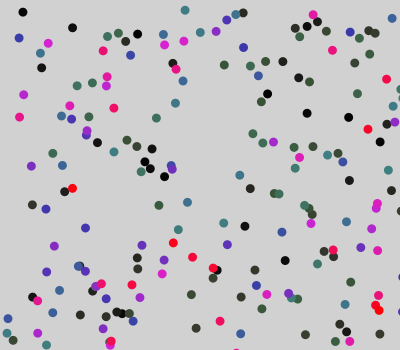
Frame 1 (no input)
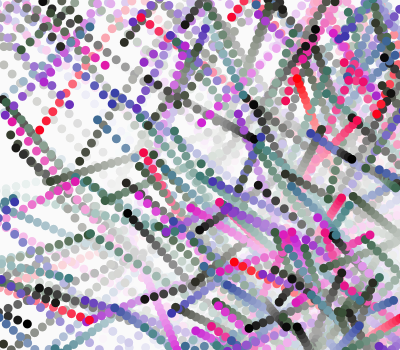
Frame 60 (the mouse pressed at the canvas centre just before this capture)
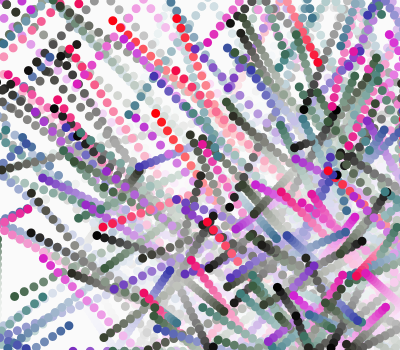
Frame 120 (the mouse held since frame 60 and released just before this capture)

The Processing sketch that drew these frames (run headless with seeded random() and noise(); from frame 60 on, the mouse is pressed at the canvas centre):

// Processing sketch: processing_93326
// ── processing_93326.pde

/*
 Autor: Joan Soler-Adillon (www.joan.cat)
 Tutorial de Processing: Condicionals
 */

int sz = 9;
int numeroBoles = 200;

//creem un array de posicionsX amb "numeroBoles" elements:
float[] posicionsX = new float[numeroBoles];
//creem un array de posicionsY:
float[] posicionsY = new float[numeroBoles];
//creem un array de velocitatsX amb "numeroBoles" elements:
float[] velocitatsX = new float[numeroBoles];
//creem un array de velocitatsY:
float[] velocitatsY = new float[numeroBoles];

void setup(){
  size(400,350);
  frameRate(30);
  //inicialitzem les posicions i velocitats:
  for(int i = 0; i<numeroBoles; i++){
    posicionsX[i] = int(random(width));
    posicionsY[i] = int(random(height));
    velocitatsX[i] = random(2,10);
    velocitatsY[i] = random(2,10);
  }
  noStroke();
}

void draw(){
  //background(0);
  colorMode(RGB,255);
  fill(255,25);
  rect(0,0,width,height);


    //actualitzem les posicions
  for(int i = 0; i<numeroBoles; i++){
    posicionsX[i] += velocitatsX[i];
    posicionsY[i] += velocitatsY[i];


    //comprobem els l�mits X
    if((posicionsX[i]<0)||(posicionsX[i]>width)){
      velocitatsX[i] = -velocitatsX[i];
    } 
       //comprobem els l�mits Y
    if((posicionsY[i]<0)||(posicionsY[i]>height)){
      velocitatsY[i] = -velocitatsY[i];
    } 
  }


  //dibuixem les elipses:
  for(int i = 0; i<numeroBoles; i++){
    colorMode(HSB,numeroBoles);
    fill(i,i,i);
    ellipse(posicionsX[i],posicionsY[i],sz,sz);
  }
}

void mousePressed(){
  //reinicialitzem velocitats:
  for(int i = 0; i<numeroBoles; i++){
    velocitatsX[i] = random(2,10);
    velocitatsY[i] = random(2,10);
  }
}
